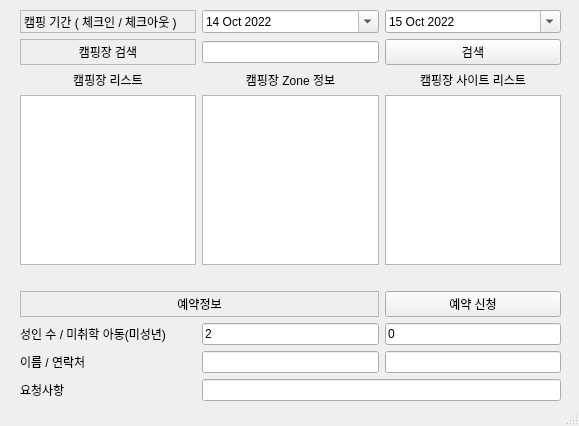
<?xml version="1.0" encoding="UTF-8"?>
<ui version="4.0">
 <class>MainWindow</class>
 <widget class="QMainWindow" name="MainWindow">
  <property name="geometry">
   <rect>
    <x>0</x>
    <y>0</y>
    <width>579</width>
    <height>426</height>
   </rect>
  </property>
  <property name="windowTitle">
   <string>캠핏 - 캠핑장 예약 프로그램</string>
  </property>
  <widget class="QWidget" name="centralwidget">
   <widget class="QWidget" name="gridLayoutWidget">
    <property name="geometry">
     <rect>
      <x>20</x>
      <y>10</y>
      <width>541</width>
      <height>391</height>
     </rect>
    </property>
    <layout class="QGridLayout" name="gridLayout">
     <item row="2" column="0">
      <widget class="QLabel" name="label_3">
       <property name="text">
        <string>캠핑장 리스트</string>
       </property>
       <property name="alignment">
        <set>Qt::AlignCenter</set>
       </property>
      </widget>
     </item>
     <item row="2" column="2">
      <widget class="QLabel" name="label_7">
       <property name="text">
        <string>캠핑장 사이트 리스트</string>
       </property>
       <property name="alignment">
        <set>Qt::AlignCenter</set>
       </property>
      </widget>
     </item>
     <item row="1" column="2">
      <widget class="QPushButton" name="pushButton">
       <property name="text">
        <string>검색</string>
       </property>
      </widget>
     </item>
     <item row="11" column="1">
      <widget class="QLineEdit" name="lineEdit_4">
       <property name="maxLength">
        <number>10</number>
       </property>
       <property name="clearButtonEnabled">
        <bool>false</bool>
       </property>
      </widget>
     </item>
     <item row="13" column="1" colspan="2">
      <widget class="QLineEdit" name="lineEdit_6">
       <property name="maxLength">
        <number>100</number>
       </property>
      </widget>
     </item>
     <item row="2" column="1">
      <widget class="QLabel" name="label_5">
       <property name="frameShape">
        <enum>QFrame::NoFrame</enum>
       </property>
       <property name="text">
        <string>캠핑장 Zone 정보</string>
       </property>
       <property name="alignment">
        <set>Qt::AlignCenter</set>
       </property>
      </widget>
     </item>
     <item row="4" column="2">
      <widget class="QListWidget" name="listWidget_3">
       <property name="alternatingRowColors">
        <bool>true</bool>
       </property>
      </widget>
     </item>
     <item row="5" column="0" colspan="3">
      <spacer name="horizontalSpacer">
       <property name="orientation">
        <enum>Qt::Horizontal</enum>
       </property>
       <property name="sizeHint" stdset="0">
        <size>
         <width>40</width>
         <height>20</height>
        </size>
       </property>
      </spacer>
     </item>
     <item row="10" column="1">
      <widget class="QLineEdit" name="lineEdit_2">
       <property name="text">
        <string>2</string>
       </property>
       <property name="maxLength">
        <number>2</number>
       </property>
      </widget>
     </item>
     <item row="6" column="2">
      <widget class="QPushButton" name="pushButton_2">
       <property name="text">
        <string>예약 신청</string>
       </property>
      </widget>
     </item>
     <item row="13" column="0">
      <widget class="QLabel" name="label_8">
       <property name="text">
        <string>요청사항</string>
       </property>
      </widget>
     </item>
     <item row="6" column="0" colspan="2">
      <widget class="QLabel" name="label">
       <property name="frameShape">
        <enum>QFrame::StyledPanel</enum>
       </property>
       <property name="text">
        <string>예약정보</string>
       </property>
       <property name="alignment">
        <set>Qt::AlignCenter</set>
       </property>
      </widget>
     </item>
     <item row="4" column="1">
      <widget class="QListWidget" name="listWidget_2">
       <property name="enabled">
        <bool>true</bool>
       </property>
       <property name="alternatingRowColors">
        <bool>true</bool>
       </property>
      </widget>
     </item>
     <item row="11" column="2">
      <widget class="QLineEdit" name="lineEdit_5">
       <property name="maxLength">
        <number>20</number>
       </property>
      </widget>
     </item>
     <item row="10" column="2">
      <widget class="QLineEdit" name="lineEdit_3">
       <property name="text">
        <string>0</string>
       </property>
       <property name="maxLength">
        <number>2</number>
       </property>
      </widget>
     </item>
     <item row="4" column="0">
      <widget class="QListWidget" name="listWidget">
       <property name="alternatingRowColors">
        <bool>true</bool>
       </property>
      </widget>
     </item>
     <item row="10" column="0">
      <widget class="QLabel" name="label_4">
       <property name="text">
        <string>성인 수 / 미취학 아동(미성년)</string>
       </property>
      </widget>
     </item>
     <item row="11" column="0">
      <widget class="QLabel" name="label_6">
       <property name="text">
        <string>이름 / 연락처</string>
       </property>
      </widget>
     </item>
     <item row="1" column="0">
      <widget class="QLabel" name="label_9">
       <property name="frameShape">
        <enum>QFrame::StyledPanel</enum>
       </property>
       <property name="text">
        <string>캠핑장 검색</string>
       </property>
       <property name="alignment">
        <set>Qt::AlignCenter</set>
       </property>
      </widget>
     </item>
     <item row="1" column="1">
      <widget class="QLineEdit" name="lineEdit"/>
     </item>
     <item row="0" column="0">
      <widget class="QLabel" name="label_2">
       <property name="frameShape">
        <enum>QFrame::StyledPanel</enum>
       </property>
       <property name="text">
        <string>캠핑 기간 ( 체크인 / 체크아웃 )</string>
       </property>
      </widget>
     </item>
     <item row="0" column="1">
      <widget class="QDateEdit" name="dateEdit">
       <property name="readOnly">
        <bool>false</bool>
       </property>
       <property name="buttonSymbols">
        <enum>QAbstractSpinBox::NoButtons</enum>
       </property>
       <property name="accelerated">
        <bool>false</bool>
       </property>
       <property name="maximumDate">
        <date>
         <year>2100</year>
         <month>12</month>
         <day>31</day>
        </date>
       </property>
       <property name="minimumDate">
        <date>
         <year>2021</year>
         <month>9</month>
         <day>14</day>
        </date>
       </property>
       <property name="calendarPopup">
        <bool>true</bool>
       </property>
       <property name="timeSpec">
        <enum>Qt::LocalTime</enum>
       </property>
       <property name="date">
        <date>
         <year>2022</year>
         <month>10</month>
         <day>14</day>
        </date>
       </property>
      </widget>
     </item>
     <item row="0" column="2">
      <widget class="QDateEdit" name="dateEdit_2">
       <property name="wrapping">
        <bool>false</bool>
       </property>
       <property name="buttonSymbols">
        <enum>QAbstractSpinBox::NoButtons</enum>
       </property>
       <property name="maximumDate">
        <date>
         <year>2100</year>
         <month>12</month>
         <day>31</day>
        </date>
       </property>
       <property name="minimumDate">
        <date>
         <year>2021</year>
         <month>10</month>
         <day>14</day>
        </date>
       </property>
       <property name="calendarPopup">
        <bool>true</bool>
       </property>
       <property name="date">
        <date>
         <year>2022</year>
         <month>10</month>
         <day>15</day>
        </date>
       </property>
      </widget>
     </item>
    </layout>
   </widget>
  </widget>
  <widget class="QStatusBar" name="statusBar"/>
 </widget>
 <resources/>
 <connections/>
</ui>
